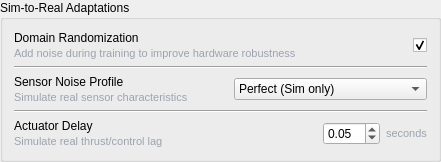
                                <widget class="QGroupBox" name="simToRealGroup">
                                    <property name="title">
                                        <string>Sim-to-Real Adaptations</string>
                                    </property>
                                    <layout class="QVBoxLayout" name="simToRealLayout">
                                        <!-- Domain Randomization -->
                                        <item>
                                            <layout class="QHBoxLayout">
                                                <item>
                                                    <layout class="QVBoxLayout" name="domainRandomizationLabelLayout">
                                                        <property name="spacing">
                                                            <number>2</number>
                                                        </property>
                                                        <item>
                                                            <widget class="QLabel" name="domainRandomizationLabel">
                                                                <property name="text">
                                                                    <string>Domain Randomization</string>
                                                                </property>
                                                            </widget>
                                                        </item>
                                                        <item>
                                                            <widget class="QLabel" name="domainRandomizationDescription">
                                                                <property name="text">
                                                                    <string>Add noise during training to improve hardware robustness</string>
                                                                </property>
                                                                <property name="styleSheet">
                                                                    <string>color: #9CA3AF; font-size: 11px;</string>
                                                                </property>
                                                            </widget>
                                                        </item>
                                                    </layout>
                                                </item>
                                                <item>
                                                    <spacer name="horizontalSpacer9">
                                                        <property name="orientation">
                                                            <enum>Qt::Horizontal</enum>
                                                        </property>
                                                        <property name="sizeHint" stdset="0">
                                                            <size>
                                                                <width>40</width>
                                                                <height>20</height>
                                                            </size>
                                                        </property>
                                                    </spacer>
                                                </item>
                                                <item>
                                                    <widget class="QCheckBox" name="domainRandomizationCheckBox">
                                                        <property name="checked">
                                                            <bool>true</bool>
                                                        </property>
                                                    </widget>
                                                </item>
                                            </layout>
                                        </item>
                                        <item>
                                            <widget class="Line" name="line7">
                                                <property name="orientation">
                                                    <enum>Qt::Horizontal</enum>
                                                </property>
                                            </widget>
                                        </item>
                                        <!-- Sensor Noise Profile -->
                                        <item>
                                            <layout class="QHBoxLayout">
                                                <item>
                                                    <layout class="QVBoxLayout" name="sensorNoiseLabelLayout">
                                                        <property name="spacing">
                                                            <number>2</number>
                                                        </property>
                                                        <item>
                                                            <widget class="QLabel" name="sensorNoiseLabel">
                                                                <property name="text">
                                                                    <string>Sensor Noise Profile</string>
                                                                </property>
                                                            </widget>
                                                        </item>
                                                        <item>
                                                            <widget class="QLabel" name="sensorNoiseDescription">
                                                                <property name="text">
                                                                    <string>Simulate real sensor characteristics</string>
                                                                </property>
                                                                <property name="styleSheet">
                                                                    <string>color: #9CA3AF; font-size: 11px;</string>
                                                                </property>
                                                            </widget>
                                                        </item>
                                                    </layout>
                                                </item>
                                                <item>
                                                    <spacer name="horizontalSpacer10">
                                                        <property name="orientation">
                                                            <enum>Qt::Horizontal</enum>
                                                        </property>
                                                        <property name="sizeHint" stdset="0">
                                                            <size>
                                                                <width>40</width>
                                                                <height>20</height>
                                                            </size>
                                                        </property>
                                                    </spacer>
                                                </item>
                                                <item>
                                                    <widget class="QComboBox" name="sensorNoiseCombo">
                                                        <property name="minimumWidth">
                                                            <number>250</number>
                                                        </property>
                                                        <item>
                                                            <property name="text">
                                                                <string>Perfect (Sim only)</string>
                                                            </property>
                                                        </item>
                                                        <item>
                                                            <property name="text">
                                                                <string>Low Noise (Lab conditions)</string>
                                                            </property>
                                                        </item>
                                                        <item>
                                                            <property name="text">
                                                                <string>Moderate Noise (Typical field)</string>
                                                            </property>
                                                        </item>
                                                        <item>
                                                            <property name="text">
                                                                <string>High Noise (Worst case)</string>
                                                            </property>
                                                        </item>
                                                    </widget>
                                                </item>
                                            </layout>
                                        </item>
                                        <item>
                                            <widget class="Line" name="line8">
                                                <property name="orientation">
                                                    <enum>Qt::Horizontal</enum>
                                                </property>
                                            </widget>
                                        </item>
                                        <!-- Actuator Delay -->
                                        <item>
                                            <layout class="QHBoxLayout">
                                                <item>
                                                    <layout class="QVBoxLayout" name="actuatorDelayLabelLayout">
                                                        <property name="spacing">
                                                            <number>2</number>
                                                        </property>
                                                        <item>
                                                            <widget class="QLabel" name="actuatorDelayLabel">
                                                                <property name="text">
                                                                    <string>Actuator Delay</string>
                                                                </property>
                                                            </widget>
                                                        </item>
                                                        <item>
                                                            <widget class="QLabel" name="actuatorDelayDescription">
                                                                <property name="text">
                                                                    <string>Simulate real thrust/control lag</string>
                                                                </property>
                                                                <property name="styleSheet">
                                                                    <string>color: #9CA3AF; font-size: 11px;</string>
                                                                </property>
                                                            </widget>
                                                        </item>
                                                    </layout>
                                                </item>
                                                <item>
                                                    <spacer name="horizontalSpacer11">
                                                        <property name="orientation">
                                                            <enum>Qt::Horizontal</enum>
                                                        </property>
                                                        <property name="sizeHint" stdset="0">
                                                            <size>
                                                                <width>40</width>
                                                                <height>20</height>
                                                            </size>
                                                        </property>
                                                    </spacer>
                                                </item>
                                                <item>
                                                    <widget class="QDoubleSpinBox" name="actuatorDelaySpinBox">
                                                        <property name="decimals">
                                                            <number>2</number>
                                                        </property>
                                                        <property name="singleStep">
                                                            <double>0.01</double>
                                                        </property>
                                                        <property name="value">
                                                            <double>0.05</double>
                                                        </property>
                                                    </widget>
                                                </item>
                                                <item>
                                                    <widget class="QLabel" name="secondsLabel">
                                                        <property name="text">
                                                            <string>seconds</string>
                                                        </property>
                                                        <property name="styleSheet">
                                                            <string>color: #9CA3AF; font-size: 11px;</string>
                                                        </property>
                                                    </widget>
                                                </item>
                                            </layout>
                                        </item>
                                    </layout>
                                </widget>
